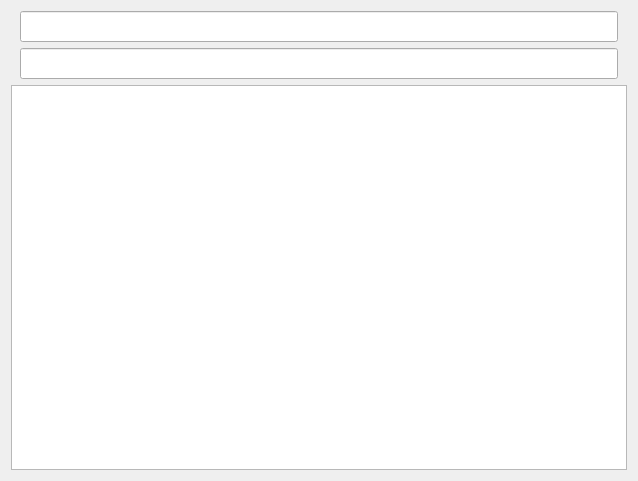
<?xml version="1.0" encoding="UTF-8"?>
<ui version="4.0">
 <class>Dialog</class>
 <widget class="QDialog" name="Dialog">
  <property name="geometry">
   <rect>
    <x>0</x>
    <y>0</y>
    <width>638</width>
    <height>481</height>
   </rect>
  </property>
  <property name="minimumSize">
   <size>
    <width>480</width>
    <height>320</height>
   </size>
  </property>
  <property name="windowTitle">
   <string>Arithm</string>
  </property>
  <layout class="QGridLayout" name="gridLayout">
   <item row="0" column="0">
    <layout class="QVBoxLayout" name="verticalLayout">
     <item>
      <layout class="QGridLayout" name="inputGrid">
       <item row="0" column="3">
        <spacer name="spacer_2">
         <property name="orientation">
          <enum>Qt::Horizontal</enum>
         </property>
         <property name="sizeType">
          <enum>QSizePolicy::Fixed</enum>
         </property>
         <property name="sizeHint" stdset="0">
          <size>
           <width>9</width>
           <height>0</height>
          </size>
         </property>
        </spacer>
       </item>
       <item row="0" column="1">
        <widget class="QLineEdit" name="input">
         <property name="font">
          <font>
           <pointsize>14</pointsize>
           <stylestrategy>PreferAntialias</stylestrategy>
          </font>
         </property>
        </widget>
       </item>
       <item row="0" column="0">
        <spacer name="spacer_1">
         <property name="orientation">
          <enum>Qt::Horizontal</enum>
         </property>
         <property name="sizeType">
          <enum>QSizePolicy::Fixed</enum>
         </property>
         <property name="sizeHint" stdset="0">
          <size>
           <width>9</width>
           <height>0</height>
          </size>
         </property>
        </spacer>
       </item>
      </layout>
     </item>
     <item>
      <layout class="QGridLayout" name="outputGrid">
       <item row="0" column="0">
        <spacer name="spacer_3">
         <property name="orientation">
          <enum>Qt::Horizontal</enum>
         </property>
         <property name="sizeType">
          <enum>QSizePolicy::Fixed</enum>
         </property>
         <property name="sizeHint" stdset="0">
          <size>
           <width>9</width>
           <height>0</height>
          </size>
         </property>
        </spacer>
       </item>
       <item row="0" column="1">
        <widget class="QLineEdit" name="output">
         <property name="font">
          <font>
           <pointsize>14</pointsize>
           <stylestrategy>PreferAntialias</stylestrategy>
          </font>
         </property>
         <property name="cursor">
          <cursorShape>BlankCursor</cursorShape>
         </property>
         <property name="readOnly">
          <bool>true</bool>
         </property>
        </widget>
       </item>
       <item row="0" column="2">
        <spacer name="spacer_4">
         <property name="orientation">
          <enum>Qt::Horizontal</enum>
         </property>
         <property name="sizeType">
          <enum>QSizePolicy::Fixed</enum>
         </property>
         <property name="sizeHint" stdset="0">
          <size>
           <width>9</width>
           <height>0</height>
          </size>
         </property>
        </spacer>
       </item>
      </layout>
     </item>
     <item>
      <widget class="QChartView" name="chart">
       <property name="sizePolicy">
        <sizepolicy hsizetype="Expanding" vsizetype="Expanding">
         <horstretch>0</horstretch>
         <verstretch>0</verstretch>
        </sizepolicy>
       </property>
      </widget>
     </item>
    </layout>
   </item>
  </layout>
 </widget>
 <customwidgets>
  <customwidget>
   <class>QChartView</class>
   <extends>QGraphicsView</extends>
   <header>QtCharts</header>
  </customwidget>
 </customwidgets>
 <tabstops>
  <tabstop>input</tabstop>
  <tabstop>output</tabstop>
  <tabstop>chart</tabstop>
 </tabstops>
 <resources/>
 <connections/>
</ui>
